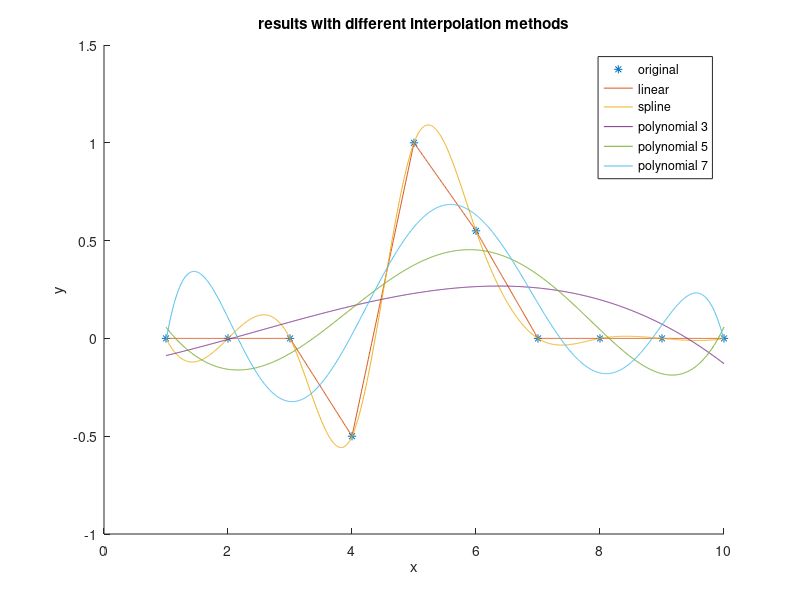

Recreate this plot in MATLAB.
clc
clear all
x = 1:10;
y = [0 0 0 -0.5 1 0.55 0 0 0 0];
xx = linspace(1,10,1000);
f1 = interp1(x,y,xx,'linear');
f2 = interp1(x,y,xx,'spline');
c1 = polyfit(x,y,3);
f_1 = polyval(c1,xx);
c2 = polyfit(x,y,5);
f_2 = polyval(c2,xx);
c3 = polyfit(x,y,7);
f_3 = polyval(c3,xx);
hold on;
plot(x,y,'*');
plot(xx,f1);
plot(xx,f2);
plot(xx,f_1);
plot(xx,f_2);
plot(xx,f_3);
legend('original','linear','spline','polynomial 3','polynomial 5','polynomial 7');
title('results with different interpolation methods')
xlabel('x');
ylabel('y');